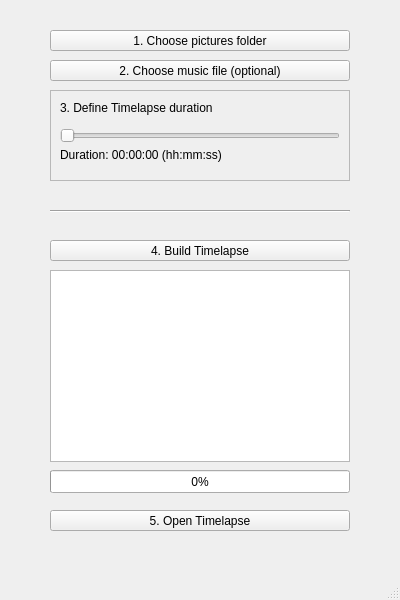
<?xml version="1.0" encoding="UTF-8"?>
<ui version="4.0">
 <class>MainWindow</class>
 <widget class="QMainWindow" name="MainWindow">
  <property name="geometry">
   <rect>
    <x>0</x>
    <y>0</y>
    <width>400</width>
    <height>600</height>
   </rect>
  </property>
  <property name="sizePolicy">
   <sizepolicy hsizetype="Fixed" vsizetype="Fixed">
    <horstretch>0</horstretch>
    <verstretch>0</verstretch>
   </sizepolicy>
  </property>
  <property name="minimumSize">
   <size>
    <width>400</width>
    <height>600</height>
   </size>
  </property>
  <property name="maximumSize">
   <size>
    <width>400</width>
    <height>600</height>
   </size>
  </property>
  <property name="baseSize">
   <size>
    <width>400</width>
    <height>600</height>
   </size>
  </property>
  <property name="windowTitle">
   <string>Timelapse Tool</string>
  </property>
  <widget class="QWidget" name="centralwidget">
   <widget class="QTextBrowser" name="log">
    <property name="geometry">
     <rect>
      <x>50</x>
      <y>270</y>
      <width>300</width>
      <height>192</height>
     </rect>
    </property>
    <property name="verticalScrollBarPolicy">
     <enum>Qt::ScrollBarAsNeeded</enum>
    </property>
   </widget>
   <widget class="QProgressBar" name="progressBar">
    <property name="geometry">
     <rect>
      <x>50</x>
      <y>470</y>
      <width>300</width>
      <height>23</height>
     </rect>
    </property>
    <property name="value">
     <number>0</number>
    </property>
    <property name="alignment">
     <set>Qt::AlignCenter</set>
    </property>
   </widget>
   <widget class="QPushButton" name="pushButton_folderSelection">
    <property name="geometry">
     <rect>
      <x>50</x>
      <y>30</y>
      <width>300</width>
      <height>21</height>
     </rect>
    </property>
    <property name="text">
     <string>1. Choose pictures folder</string>
    </property>
   </widget>
   <widget class="QPushButton" name="pushButton_musicSelection">
    <property name="geometry">
     <rect>
      <x>50</x>
      <y>60</y>
      <width>300</width>
      <height>21</height>
     </rect>
    </property>
    <property name="text">
     <string>2. Choose music file (optional)</string>
    </property>
   </widget>
   <widget class="QFrame" name="frame">
    <property name="geometry">
     <rect>
      <x>50</x>
      <y>90</y>
      <width>300</width>
      <height>91</height>
     </rect>
    </property>
    <property name="frameShape">
     <enum>QFrame::StyledPanel</enum>
    </property>
    <property name="frameShadow">
     <enum>QFrame::Raised</enum>
    </property>
    <widget class="QLabel" name="label_duration">
     <property name="geometry">
      <rect>
       <x>10</x>
       <y>55</y>
       <width>280</width>
       <height>19</height>
      </rect>
     </property>
     <property name="text">
      <string>Duration: 00:00:00 (hh:mm:ss)</string>
     </property>
    </widget>
    <widget class="QLabel" name="label_1">
     <property name="geometry">
      <rect>
       <x>10</x>
       <y>10</y>
       <width>280</width>
       <height>16</height>
      </rect>
     </property>
     <property name="text">
      <string>3. Define Timelapse duration</string>
     </property>
    </widget>
    <widget class="QSlider" name="horizontalSlider_duration">
     <property name="geometry">
      <rect>
       <x>10</x>
       <y>35</y>
       <width>280</width>
       <height>22</height>
      </rect>
     </property>
     <property name="minimum">
      <number>1</number>
     </property>
     <property name="orientation">
      <enum>Qt::Horizontal</enum>
     </property>
    </widget>
   </widget>
   <widget class="QPushButton" name="pushButton_build">
    <property name="geometry">
     <rect>
      <x>50</x>
      <y>240</y>
      <width>300</width>
      <height>21</height>
     </rect>
    </property>
    <property name="text">
     <string>4. Build Timelapse</string>
    </property>
   </widget>
   <widget class="Line" name="line">
    <property name="geometry">
     <rect>
      <x>50</x>
      <y>210</y>
      <width>300</width>
      <height>3</height>
     </rect>
    </property>
    <property name="orientation">
     <enum>Qt::Horizontal</enum>
    </property>
   </widget>
   <widget class="QPushButton" name="pushButton_openTimelapse">
    <property name="geometry">
     <rect>
      <x>50</x>
      <y>510</y>
      <width>300</width>
      <height>21</height>
     </rect>
    </property>
    <property name="text">
     <string>5. Open Timelapse</string>
    </property>
   </widget>
  </widget>
  <widget class="QMenuBar" name="menubar">
   <property name="geometry">
    <rect>
     <x>0</x>
     <y>0</y>
     <width>400</width>
     <height>20</height>
    </rect>
   </property>
  </widget>
  <widget class="QStatusBar" name="statusbar"/>
 </widget>
 <resources/>
 <connections/>
</ui>
